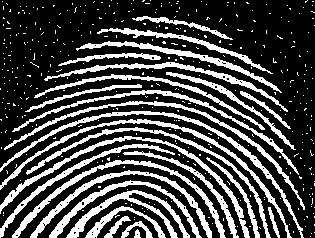
#> input picture Immagini/immagini_lab_morfologia/impronta_bool.tif, 315 x 238 px
$ python Es_1_2_1.py
#> lines starting #> are read from the running program, lines starting #| are printed output that depends on the picture; after the words box and inside, x2 and y2 are one past the last pixel; in counts of white or black regions, pixels touching at a corner belong together
# -*- coding: utf-8 -*-
"""
Created on Tue Apr 15 11:45:06 2025

@author: david
"""

#scegliere come elemento strutturante un quadrato 3x3

import skimage.io as io
import numpy as np
import matplotlib.pyplot as plt
import scipy.ndimage as ndi
import skimage.morphology as morph

x= np.float64(io.imread('../Immagini//immagini_lab_morfologia/impronta_bool.tif'))
#> x: shape (238, 315) float64; values 0 (black) and 1 (white), 28.5% white; 414 white regions (387 under 20 px), largest, box (x1, y1, x2, y2) and area: (0, 111, 304, 238) 1388, (0, 136, 250, 238) 1372, (0, 119, 292, 238) 1337
plt.figure(1)
plt.imshow(x, clim=[0,1], cmap='gray')
plt.title('input')

b = np.ones( (3,3)) #oppure morph.rectangle(3,3)
y = morph.binary_opening(x,b)
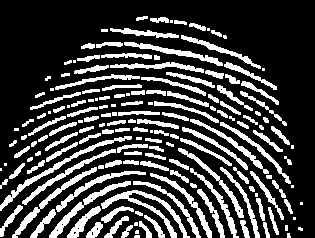
#> y: shape (238, 315) bool; 25.3% white; 167 white regions (33 under 20 px), largest, box (x1, y1, x2, y2) and area: (101, 190, 190, 238) 786, (0, 136, 132, 211) 677, (49, 181, 131, 238) 578
plt.figure(2)
plt.imshow(y, clim=[0,1], cmap='gray')
plt.title('opening')

z = morph.binary_closing(y,b)
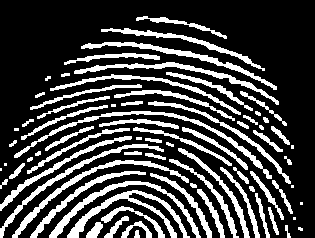
#> z: shape (238, 315) bool; 25.9% white; 75 white regions (11 under 20 px), largest, box (x1, y1, x2, y2) and area: (67, 190, 190, 238) 1113, (14, 111, 272, 179) 1082, (49, 181, 201, 238) 979
plt.figure(3)
plt.imshow(z, clim=[0,1], cmap='gray')
plt.title('closing')

#Proviamo funzione thin
u=  morph.thin(z)
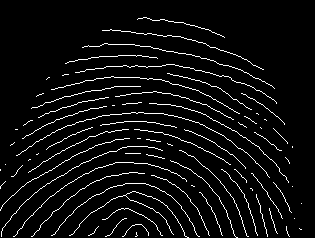
#> u: shape (238, 315) bool; 5.5% white in thin lines or dots, all inside (x1, y1, x2, y2) = (0, 17, 302, 238)
plt.figure(4)
plt.imshow(u, clim=[0,1], cmap='gray')
plt.title('thinning')

#Proviamo funzione skeleton
s=  morph.skeletonize(y)
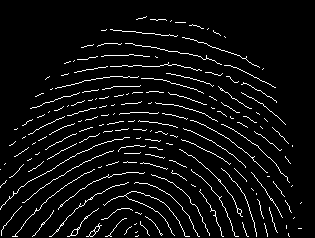
#> s: shape (238, 315) bool; 5.4% white in thin lines or dots, all inside (x1, y1, x2, y2) = (0, 16, 302, 237)
plt.figure(5)
plt.imshow(s, clim=[0,1], cmap='gray')
plt.title('skeletonize')
